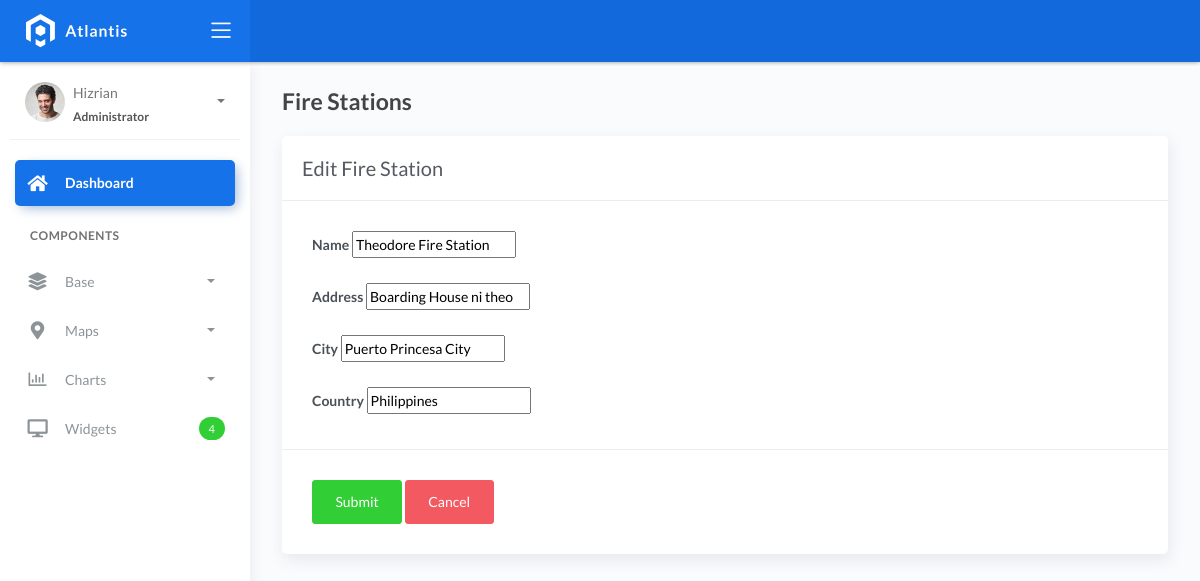
/firestations/1/update/, run on the app's committed database.
### fire/models.py (models this page shows)
class BaseModel(models.Model):
    created_at = models.DateTimeField(auto_now_add=True, db_index=True)
    updated_at = models.DateTimeField(auto_now=True)
    class Meta:
        abstract = True

class FireStation(BaseModel):
    name = models.CharField(max_length=150)
    latitude = models.DecimalField(
        max_digits=22, decimal_places=16, null=True, blank=True)
    longitude = models.DecimalField(
        max_digits=22, decimal_places=16, null=True, blank=True)
    address = models.CharField(max_length=150)
    city = models.CharField(max_length=150)  # can be in separate table
    country = models.CharField(max_length=150)  # can be in separate table

### fire/views.py (the view)
# urls.py: path('firestations/<int:pk>/update/', FireStationUpdateView.as_view(), name='firestation-update'),
class FireStationUpdateView(UpdateView):
    model = FireStation
    template_name = 'fire/firestation_form.html'
    fields = ['name', 'address', 'city', 'country']
    success_url = reverse_lazy('firestation-list')

### templates/fire/firestation_form.html
{% extends 'fire/base_form.html' %}
{% block page_title %}Fire Stations{% endblock %}
{% block form_title %}{% if form.instance.pk %}Edit Fire Station{% else %}Add New Fire Station{% endif %}{% endblock %}
{% block cancel_url %}{% url 'firestation-list' %}{% endblock %}

### templates/fire/base_form.html (shortened to what this page needs)
{% extends 'base.html' %}
{% block content %}
<div class="page-inner">
    <div class="page-header">
        <h4 class="page-title">{% block page_title %}{% endblock %}</h4>
    </div>
    <div class="row">
        <div class="col-md-12">
            <div class="card">
                <div class="card-header">
                    <div class="card-title">{% block form_title %}{% endblock %}</div>
                </div>
                <form method="post">
                    <div class="card-body">
                        {% for field in form %}
                        <div class="form-group">
                            <label for="{{ field.id_for_label }}">{{ field.label }}</label>
                            {{ field }}
                        </div>
                        {% endfor %}
                    </div>
                    <div class="card-action">
                        <button type="submit" class="btn btn-success">Submit</button>
                        <a href="{% block cancel_url %}{% endblock %}" class="btn btn-danger">Cancel</a>
                    </div>
                </form>
            </div>
        </div>
    </div>
</div>
{% endblock %}

### data on the page
FireStation: form "Theodore Fire Station" "Boarding House ni theo" "Puerto Princesa City" "Philippines"

### other printed values
{{ field.label }} "Name" "Address" "City" "Country"
